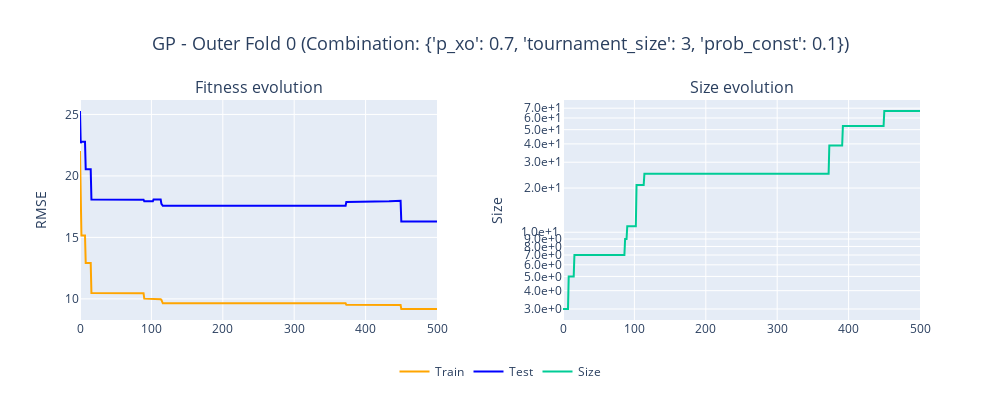
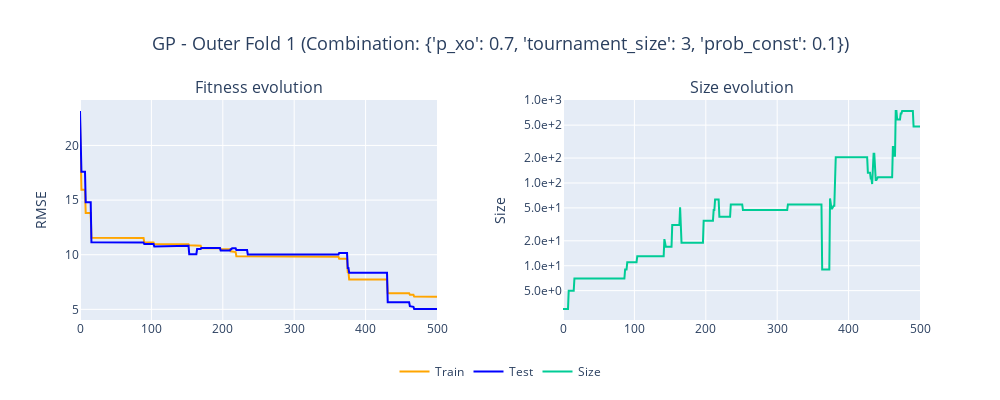
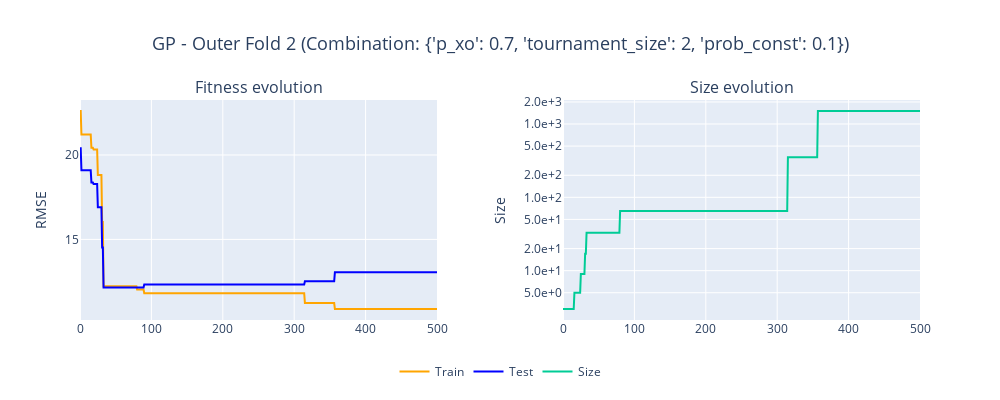
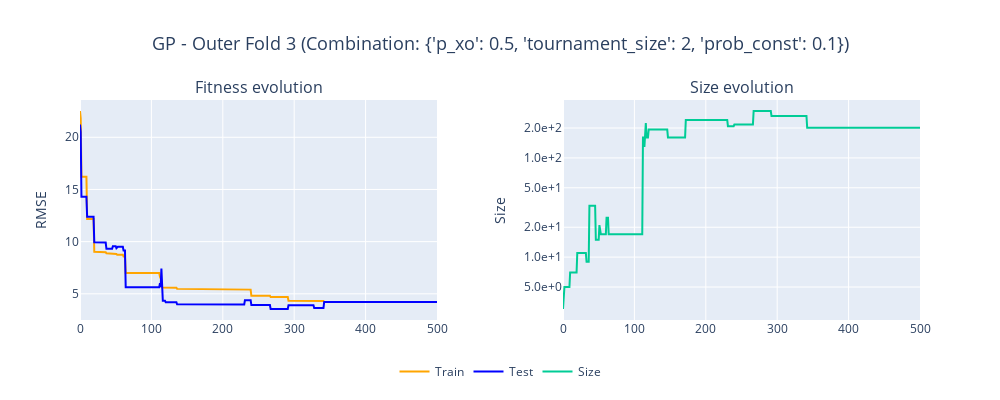

Here is the notebook cell these charts were saved with, in order:
### Code cell
fit_and_size_per_outer(k_outer=10, model_name=MODEL_NAME)

### Figure 1 — Plotly figure (JSON) as saved in the notebook; plotly's stock layout.template omitted (floating-point values rounded to 4 significant figures; data arrays with more than 128 entries replaced by an {"elided": "..."} marker saying what was removed)
{"data": [{"line": {"color": "orange"}, "mode": "lines", "name": "Train", "type": "scatter", "xaxis": "x", "y": {"elided": "501 float values"}, "yaxis": "y"}, {"line": {"color": "blue"}, "mode": "lines", "name": "Test", "type": "scatter", "xaxis": "x", "y": {"elided": "501 float values"}, "yaxis": "y"}, {"mode": "lines", "name": "Size", "type": "scatter", "xaxis": "x2", "y": {"elided": "501 int values"}, "yaxis": "y2"}], "layout": {"annotations": [{"font": {"size": 16}, "showarrow": false, "text": "Fitness evolution", "x": 0.2125, "xanchor": "center", "xref": "paper", "y": 1, "yanchor": "bottom", "yref": "paper"}, {"font": {"size": 16}, "showarrow": false, "text": "Size evolution", "x": 0.7875, "xanchor": "center", "xref": "paper", "y": 1, "yanchor": "bottom", "yref": "paper"}], "height": 400, "legend": {"orientation": "h", "x": 0.5, "xanchor": "center", "y": -0.3, "yanchor": "bottom"}, "margin": {"t": 100}, "showlegend": true, "title": {"font": {"size": 18}, "text": "GP - Outer Fold 0 (Combination: {'p_xo': 0.7, 'tournament_size': 3, 'prob_const': 0.1})", "x": 0.5}, "width": 1000, "xaxis": {"anchor": "y", "domain": [0, 0.425]}, "xaxis2": {"anchor": "y2", "domain": [0.575, 1]}, "yaxis": {"anchor": "x", "domain": [0, 1], "range": [0, null], "title": {"text": "RMSE"}}, "yaxis2": {"anchor": "x2", "domain": [0, 1], "exponentformat": "power", "tickformat": ".1e", "title": {"text": "Size"}, "type": "log"}}}

### Figure 2 — Plotly figure (JSON) as saved in the notebook; plotly's stock layout.template omitted (floating-point values rounded to 4 significant figures; data arrays with more than 128 entries replaced by an {"elided": "..."} marker saying what was removed)
{"data": [{"line": {"color": "orange"}, "mode": "lines", "name": "Train", "type": "scatter", "xaxis": "x", "y": {"elided": "501 float values"}, "yaxis": "y"}, {"line": {"color": "blue"}, "mode": "lines", "name": "Test", "type": "scatter", "xaxis": "x", "y": {"elided": "501 float values"}, "yaxis": "y"}, {"mode": "lines", "name": "Size", "type": "scatter", "xaxis": "x2", "y": {"elided": "501 int values"}, "yaxis": "y2"}], "layout": {"annotations": [{"font": {"size": 16}, "showarrow": false, "text": "Fitness evolution", "x": 0.2125, "xanchor": "center", "xref": "paper", "y": 1, "yanchor": "bottom", "yref": "paper"}, {"font": {"size": 16}, "showarrow": false, "text": "Size evolution", "x": 0.7875, "xanchor": "center", "xref": "paper", "y": 1, "yanchor": "bottom", "yref": "paper"}], "height": 400, "legend": {"orientation": "h", "x": 0.5, "xanchor": "center", "y": -0.3, "yanchor": "bottom"}, "margin": {"t": 100}, "showlegend": true, "title": {"font": {"size": 18}, "text": "GP - Outer Fold 1 (Combination: {'p_xo': 0.7, 'tournament_size': 3, 'prob_const': 0.1})", "x": 0.5}, "width": 1000, "xaxis": {"anchor": "y", "domain": [0, 0.425]}, "xaxis2": {"anchor": "y2", "domain": [0.575, 1]}, "yaxis": {"anchor": "x", "domain": [0, 1], "range": [0, null], "title": {"text": "RMSE"}}, "yaxis2": {"anchor": "x2", "domain": [0, 1], "exponentformat": "power", "tickformat": ".1e", "title": {"text": "Size"}, "type": "log"}}}

### Figure 3 — Plotly figure (JSON) as saved in the notebook; plotly's stock layout.template omitted (floating-point values rounded to 4 significant figures; data arrays with more than 128 entries replaced by an {"elided": "..."} marker saying what was removed)
{"data": [{"line": {"color": "orange"}, "mode": "lines", "name": "Train", "type": "scatter", "xaxis": "x", "y": {"elided": "501 float values"}, "yaxis": "y"}, {"line": {"color": "blue"}, "mode": "lines", "name": "Test", "type": "scatter", "xaxis": "x", "y": {"elided": "501 float values"}, "yaxis": "y"}, {"mode": "lines", "name": "Size", "type": "scatter", "xaxis": "x2", "y": {"elided": "501 int values"}, "yaxis": "y2"}], "layout": {"annotations": [{"font": {"size": 16}, "showarrow": false, "text": "Fitness evolution", "x": 0.2125, "xanchor": "center", "xref": "paper", "y": 1, "yanchor": "bottom", "yref": "paper"}, {"font": {"size": 16}, "showarrow": false, "text": "Size evolution", "x": 0.7875, "xanchor": "center", "xref": "paper", "y": 1, "yanchor": "bottom", "yref": "paper"}], "height": 400, "legend": {"orientation": "h", "x": 0.5, "xanchor": "center", "y": -0.3, "yanchor": "bottom"}, "margin": {"t": 100}, "showlegend": true, "title": {"font": {"size": 18}, "text": "GP - Outer Fold 2 (Combination: {'p_xo': 0.7, 'tournament_size': 2, 'prob_const': 0.1})", "x": 0.5}, "width": 1000, "xaxis": {"anchor": "y", "domain": [0, 0.425]}, "xaxis2": {"anchor": "y2", "domain": [0.575, 1]}, "yaxis": {"anchor": "x", "domain": [0, 1], "range": [0, null], "title": {"text": "RMSE"}}, "yaxis2": {"anchor": "x2", "domain": [0, 1], "exponentformat": "power", "tickformat": ".1e", "title": {"text": "Size"}, "type": "log"}}}

### Figure 4 — Plotly figure (JSON) as saved in the notebook; plotly's stock layout.template omitted (floating-point values rounded to 4 significant figures; data arrays with more than 128 entries replaced by an {"elided": "..."} marker saying what was removed)
{"data": [{"line": {"color": "orange"}, "mode": "lines", "name": "Train", "type": "scatter", "xaxis": "x", "y": {"elided": "501 float values"}, "yaxis": "y"}, {"line": {"color": "blue"}, "mode": "lines", "name": "Test", "type": "scatter", "xaxis": "x", "y": {"elided": "501 float values"}, "yaxis": "y"}, {"mode": "lines", "name": "Size", "type": "scatter", "xaxis": "x2", "y": {"elided": "501 int values"}, "yaxis": "y2"}], "layout": {"annotations": [{"font": {"size": 16}, "showarrow": false, "text": "Fitness evolution", "x": 0.2125, "xanchor": "center", "xref": "paper", "y": 1, "yanchor": "bottom", "yref": "paper"}, {"font": {"size": 16}, "showarrow": false, "text": "Size evolution", "x": 0.7875, "xanchor": "center", "xref": "paper", "y": 1, "yanchor": "bottom", "yref": "paper"}], "height": 400, "legend": {"orientation": "h", "x": 0.5, "xanchor": "center", "y": -0.3, "yanchor": "bottom"}, "margin": {"t": 100}, "showlegend": true, "title": {"font": {"size": 18}, "text": "GP - Outer Fold 3 (Combination: {'p_xo': 0.5, 'tournament_size': 2, 'prob_const': 0.1})", "x": 0.5}, "width": 1000, "xaxis": {"anchor": "y", "domain": [0, 0.425]}, "xaxis2": {"anchor": "y2", "domain": [0.575, 1]}, "yaxis": {"anchor": "x", "domain": [0, 1], "range": [0, null], "title": {"text": "RMSE"}}, "yaxis2": {"anchor": "x2", "domain": [0, 1], "exponentformat": "power", "tickformat": ".1e", "title": {"text": "Size"}, "type": "log"}}}
